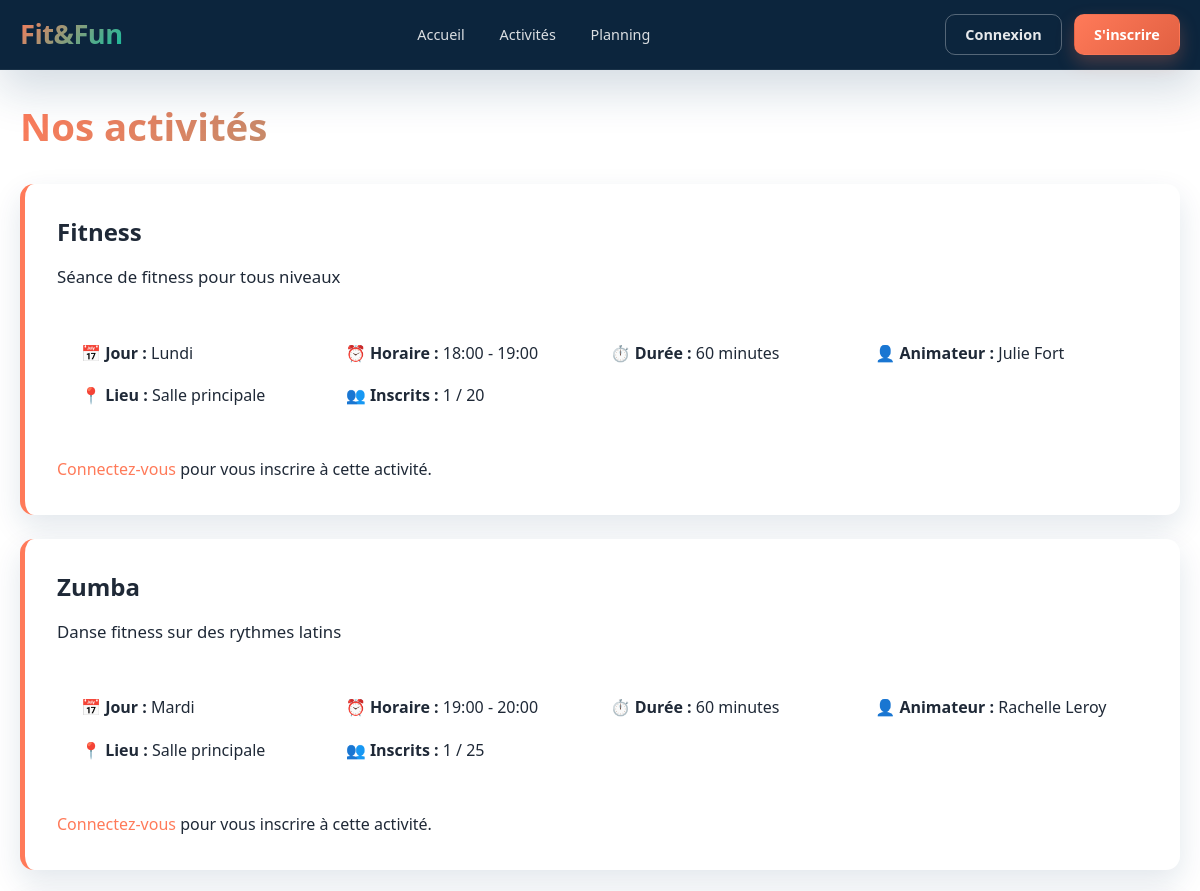
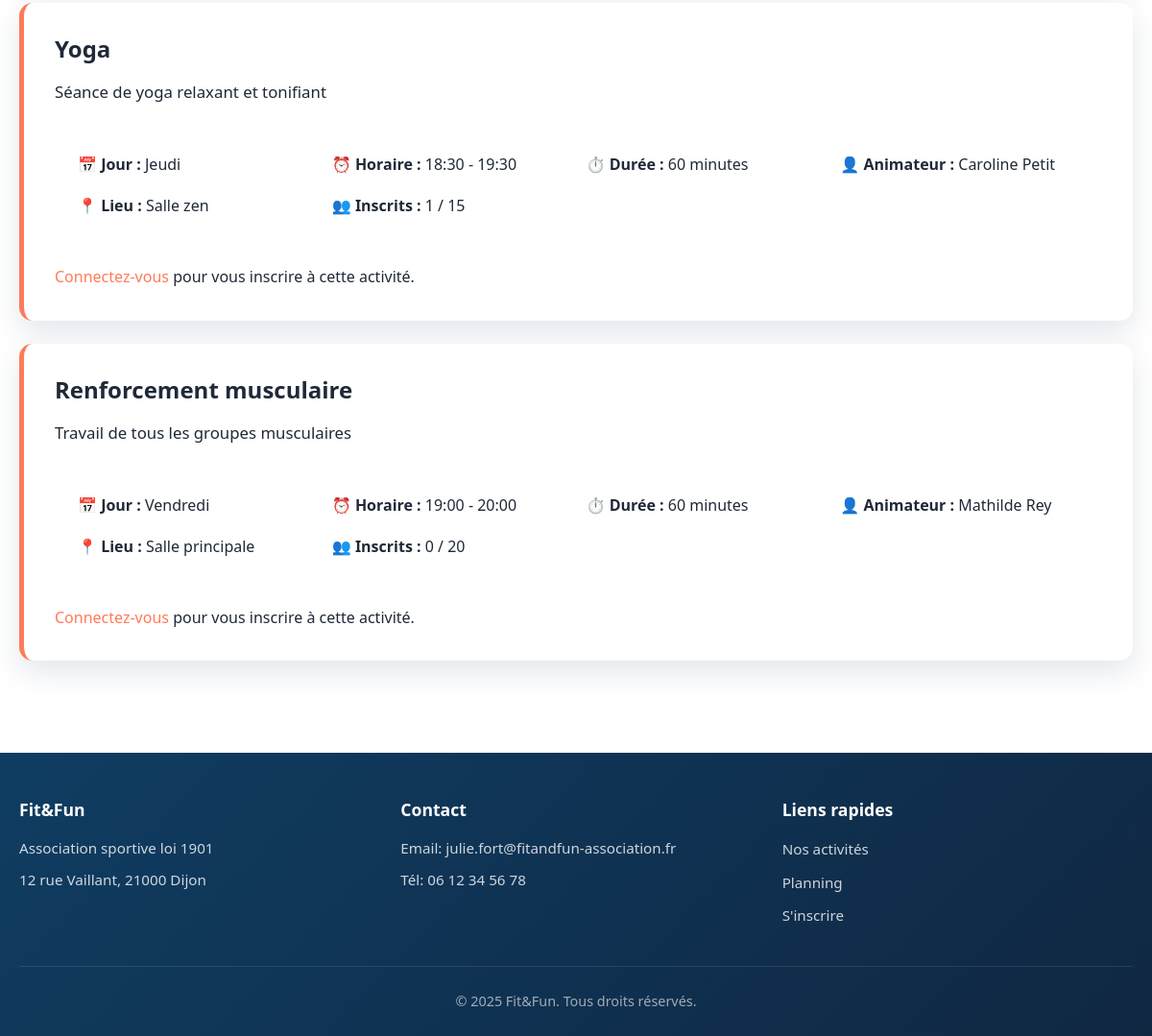
Page /activites.php on the earlier database version (2 pictures, top to bottom).
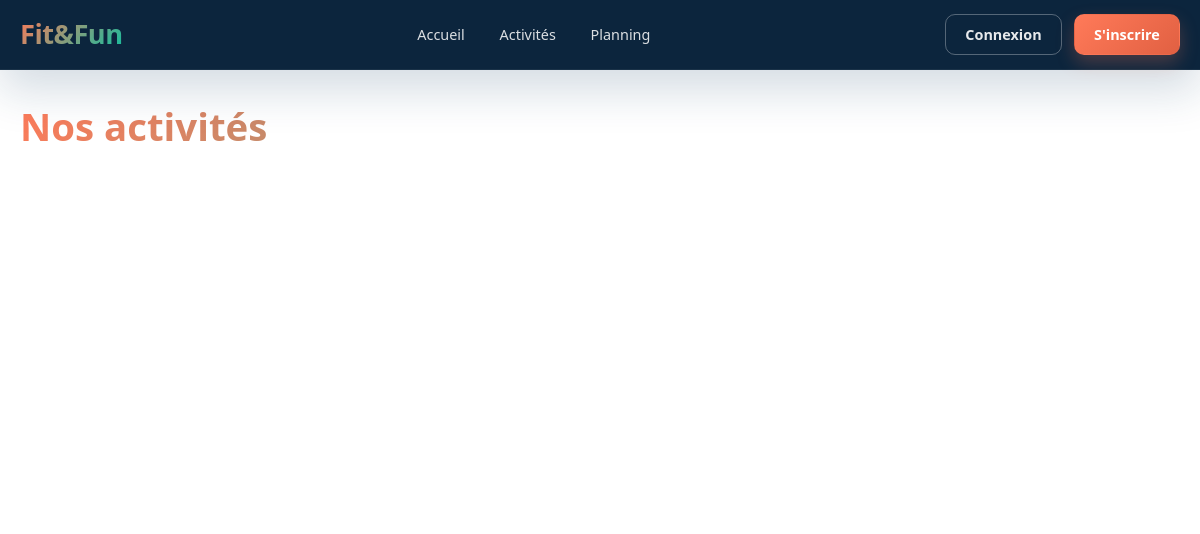
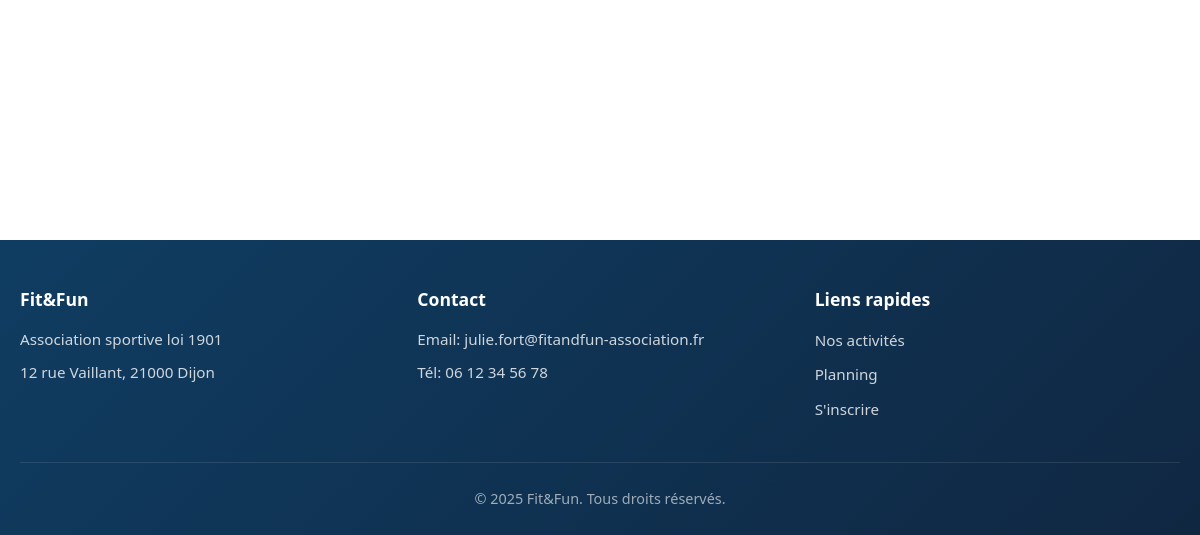
Same page on the later database version (2 pictures, top to bottom).
### tables this page shows
CREATE TABLE IF NOT EXISTS activites (
    id INT AUTO_INCREMENT PRIMARY KEY,
    nom VARCHAR(100) NOT NULL,
    description TEXT,
    animateur_id INT,
    jour_semaine ENUM('Lundi', 'Mardi', 'Mercredi', 'Jeudi', 'Vendredi', 'Samedi', 'Dimanche') NOT NULL,
    heure_debut TIME NOT NULL,
    heure_fin TIME,
    duree_minutes INT DEFAULT 60,
    capacite_max INT DEFAULT 20,
    lieu VARCHAR(255),
    statut ENUM('active', 'annulee', 'suspendue') DEFAULT 'active',
    FOREIGN KEY (animateur_id) REFERENCES animateurs(id) ON DELETE SET NULL
);

### config/config.php (called while the page is built, shortened)
<?php
require_once __DIR__ . '/database.php';
function estConnecte() {
    return isset($_SESSION['utilisateur_id']);
}
function e($string) {
    return htmlspecialchars($string, ENT_QUOTES, 'UTF-8');
}

### config/database.php (called while the page is built, shortened)
<?php
class Database {
    private static $instance = null;
    private $connection;
    private function __construct() {
        try {
            $dsn = "mysql:host=" . DB_HOST . ";dbname=" . DB_NAME . ";charset=" . DB_CHARSET;
            $options = [
                PDO::ATTR_ERRMODE => PDO::ERRMODE_EXCEPTION,
                PDO::ATTR_DEFAULT_FETCH_MODE => PDO::FETCH_ASSOC,
                PDO::ATTR_EMULATE_PREPARES => false,
            ];
            $this->connection = new PDO($dsn, DB_USER, DB_PASS, $options);
        } catch (PDOException $e) {
            die("Erreur de connexion à la base de données : " . $e->getMessage());
        }
    }
    public static function getInstance() {
        if (self::$instance === null) {
            self::$instance = new self();
        }
        return self::$instance;
    }
    public function getConnection() {
        return $this->connection;
    }
}

### src/models/Activite.php (called while the page is built, shortened)
<?php
require_once dirname(__DIR__, 2) . '/config/config.php';
class Activite {
    private $db;
    public function __construct() {
        $this->db = Database::getInstance()->getConnection();
    }
    public function getTous() {
        $sql = "SELECT a.*,
                CONCAT(an.prenom, ' ', an.nom) as animateur_nom,
                an.email as animateur_email
                FROM activites a
                LEFT JOIN animateurs an ON a.animateur_id = an.id
                WHERE a.statut = 'active'
                ORDER BY
                    FIELD(a.jour_semaine, 'Lundi', 'Mardi', 'Mercredi', 'Jeudi', 'Vendredi', 'Samedi', 'Dimanche'),
                    a.heure_debut";
        $stmt = $this->db->query($sql);
        return $stmt->fetchAll();
    }
    public function getNombreInscrits($activiteId) {
        $stmt = $this->db->prepare("SELECT COUNT(*) as total FROM inscriptions WHERE activite_id = ? AND statut = 'active'");
        $stmt->execute([$activiteId]);
        $result = $stmt->fetch();
        return $result['total'];
    }
}

### public/activites.php (the view, shortened to what this page needs)
<?php
require_once __DIR__ . '/../config/config.php';
require_once __DIR__ . '/../src/models/Activite.php';
$activiteModel = new Activite();
$activites = $activiteModel->getTous();
include __DIR__ . '/../src/includes/header.php';
?>
<div class="container">
    <h1>Nos activités</h1>
    <div class="activities-list">
        <?php foreach ($activites as $activite): ?>
            <?php
                $nbInscrits = $activiteModel->getNombreInscrits($activite['id']);
                $estComplete = $nbInscrits >= $activite['capacite_max'];
                $estInscrit = false;
            ?>
            <div class="activity-detail-card <?php echo $estComplete ? 'complete' : ''; ?>">
                <div class="activity-header">
                    <h2><?php echo e($activite['nom']); ?></h2>
                </div>
                <?php if ($activite['description']): ?>
                    <p class="activity-description"><?php echo e($activite['description']); ?></p>
                <?php endif; ?>
                <div class="activity-info">
                    <div class="info-item">
                        <strong>📅 Jour :</strong> <?php echo e($activite['jour_semaine']); ?>
                    </div>
                    <div class="info-item">
                        <strong>⏰ Horaire :</strong>
                        <?php echo substr($activite['heure_debut'], 0, 5); ?>
                        <?php if ($activite['heure_fin']): ?>
                            - <?php echo substr($activite['heure_fin'], 0, 5); ?>
                        <?php endif; ?>
                    </div>
                    <div class="info-item">
                        <strong>⏱️ Durée :</strong> <?php echo $activite['duree_minutes']; ?> minutes
                    </div>
                    <div class="info-item">
                        <strong>👤 Animateur :</strong> <?php echo e($activite['animateur_nom']); ?>
                    </div>
                    <?php if ($activite['lieu']): ?>
                        <div class="info-item">
                            <strong>📍 Lieu :</strong> <?php echo e($activite['lieu']); ?>
                        </div>
                    <?php endif; ?>
                    <div class="info-item">
                        <strong>👥 Inscrits :</strong> <?php echo $nbInscrits; ?> / <?php echo $activite['capacite_max']; ?>
                    </div>
                </div>
                <?php if (estConnecte() && ($_SESSION['role'] ?? '') === 'adherent' && !$estInscrit && !$estComplete): ?>
                    <form method="POST" action="/activites.php" class="inline-form">
                        <input type="hidden" name="activite_id" value="<?php echo $activite['id']; ?>">
                        <button type="submit" class="btn btn-primary">S'inscrire à cette activité</button>
                    </form>
                <?php elseif (!estConnecte()): ?>
                    <p class="text-muted">
                        <a href="/login.php">Connectez-vous</a> pour vous inscrire à cette activité.
                    </p>
                <?php elseif (estConnecte() && (($_SESSION['role'] ?? '') === 'bureau' || ($_SESSION['role'] ?? '') === 'animateur')): ?>
                    <p class="text-muted">
                        <em>Les inscriptions sont réservées aux adhérents.</em>
                    </p>
                <?php endif; ?>
            </div>
        <?php endforeach; ?>
    </div>
</div>
<?php include __DIR__ . '/../src/includes/footer.php'; ?>

### src/includes/header.php (shortened to what this page needs)
<?php
$cssPath = dirname(__DIR__, 2) . '/public/assets/css/style.css';
$cssVersion = file_exists($cssPath) ? filemtime($cssPath) : time();
?>
<!DOCTYPE html>
<html lang="fr">
<head>
    <link rel="stylesheet" href="/assets/css/style.css?v=<?php echo $cssVersion; ?>">
</head>
<body>
    <nav class="navbar">
        <div class="container">
            <div class="nav-brand">
                <a href="/"><?php echo APP_NAME; ?></a>
            </div>
            <ul class="nav-menu">
                <li><a href="/">Accueil</a></li>
                <li><a href="/activites.php">Activités</a></li>
                <li><a href="/planning.php">Planning</a></li>
            </ul>
            <div class="nav-user">
                <?php if (estConnecte()): ?>
                    <div class="user-dropdown">
                        <button class="user-btn">
                            <span class="user-icon">👤</span>
                            <span class="user-name"><?php echo e($_SESSION['email']); ?></span>
                            <span class="dropdown-arrow">▼</span>
                        </button>
                        <div class="dropdown-menu">
                            <a href="/profil.php">Mon profil</a>
                            <a href="/logout.php" class="logout-link">Déconnexion</a>
                        </div>
                    </div>
                <?php else: ?>
                    <a href="/login.php" class="btn btn-outline">Connexion</a>
                    <a href="/inscription.php" class="btn btn-primary">S'inscrire</a>
                <?php endif; ?>
            </div>
        </div>
    </nav>
    <main>

### src/includes/footer.php (shortened to what this page needs)
    </main>
    <footer class="footer">
        <div class="container">
            <div class="footer-content">
                <div class="footer-section">
                    <h3><?php echo APP_NAME; ?></h3>
                    <p>Association sportive loi 1901</p>
                    <p>12 rue Vaillant, 21000 Dijon</p>
                </div>
                <div class="footer-section">
                    <h3>Contact</h3>
                    <p>Email: julie.fort@fitandfun-association.fr</p>
                    <p>Tél: 06 12 34 56 78</p>
                </div>
                <div class="footer-section">
                    <h3>Liens rapides</h3>
                    <ul>
                        <li><a href="/activites.php">Nos activités</a></li>
                        <li><a href="/planning.php">Planning</a></li>
                        <li><a href="/inscription.php">S'inscrire</a></li>
                    </ul>
                </div>
            </div>
            <div class="footer-bottom">
                <p>&copy; <?php echo date('Y'); ?> <?php echo APP_NAME; ?>. Tous droits réservés.</p>
            </div>
        </div>
    </footer>
</body>
</html>

Differences in the rows shown:
removed activites: nom "Fitness", description "Séance de fitness pour tous niveaux", jour_semaine "Lundi", heure_debut "18:00", heure_fin "19:00", duree_minutes "60", animateur_nom "Julie Fort", lieu "Salle principale", id "1", capacite_max "20"
removed activites: nom "Zumba", description "Danse fitness sur des rythmes latins", jour_semaine "Mardi", heure_debut "19:00", heure_fin "20:00", duree_minutes "60", animateur_nom "Rachelle Leroy", lieu "Salle principale", nbInscrits "1", capacite_max "25"
removed activites: nom "Yoga", description "Séance de yoga relaxant et tonifiant", jour_semaine "Jeudi", heure_debut "18:30", heure_fin "19:30", duree_minutes "60", animateur_nom "Caroline Petit", lieu "Salle zen", nbInscrits "1", capacite_max "15"
removed activites: nom "Renforcement musculaire", description "Travail de tous les groupes musculaires", jour_semaine "Vendredi", heure_debut "19:00", heure_fin "20:00", duree_minutes "60", animateur_nom "Mathilde Rey", lieu "Salle principale", nbInscrits "0", capacite_max "20"
